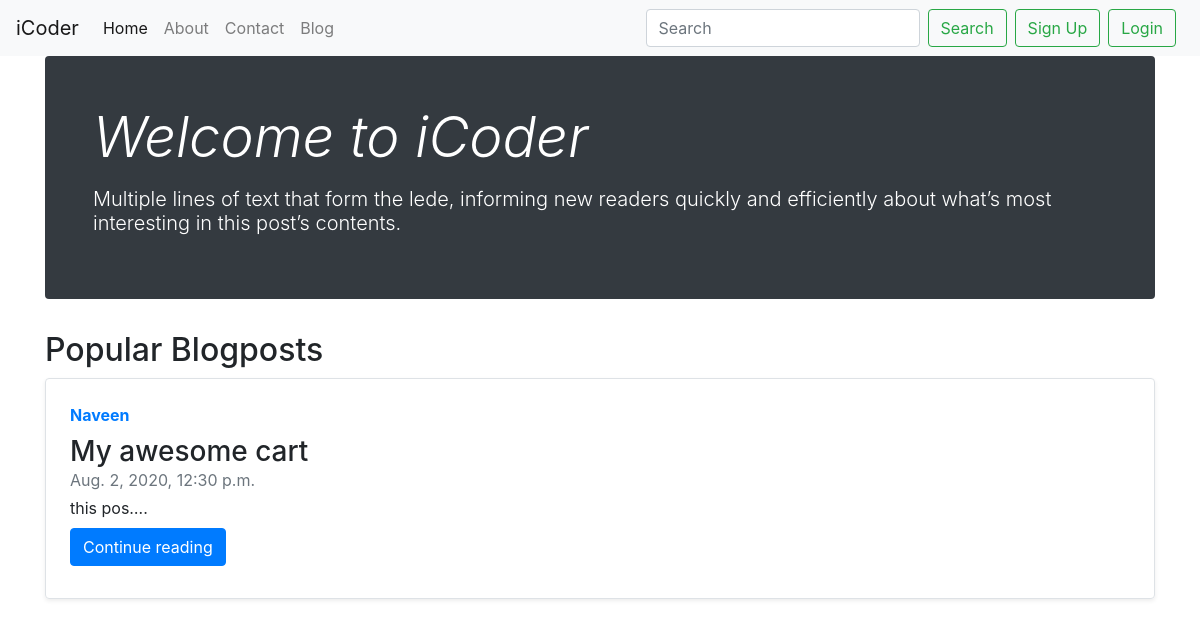
The page / on the database its author committed.
### blog/models.py (models this page shows, shortened)
class Post(models.Model):
    sno = models.AutoField(primary_key=True)
    title = models.CharField(max_length=30)
    content = models.TextField()
    author = models.CharField(max_length=12)
    slug = models.SlugField(max_length=78)
    timestamp = models.DateTimeField(blank=True)

### home/views.py (the view)
# urls.py: path('',views.home, name="home"),
def home(requests):
    allPosts = Post.objects.all()
    context = {'allPosts': allPosts}
    return render(requests, 'home/home.html', context)

### templates/home/home.html (shortened to what this page needs)
{% extends 'base.html' %}
{% block homeactive %}active {% endblock homeactive %}
{% block body %}
<div class="container">
    <div class="jumbotron p-4 p-md-5 text-white rounded bg-dark">
        <div class="display-4">
            <h1 class="display-4 font-italic">Welcome to iCoder </h1>
            <p class="lead my-3">Multiple lines of text that form the lede, informing new readers quickly and
                efficiently about what’s most interesting in this post’s contents.</p>
        </div>
    </div>
    <h2>Popular Blogposts</h2>
    {% for post in allPosts   %}
    <div class="row no-gutters border rounded overflow-hidden flex-md-row mb-4 shadow-sm h-md-250 position-relative">
        <div class="col p-4 d-flex flex-column position-static">
            <strong class="d-inline-block mb-2 text-primary">{{post.author}}</strong>
            <h3 class="mb-0">{{post.title}}</h3>
            <div class="mb-1 text-muted">{{post.timestamp}}</div>
            <p class="card-text mb-auto">{{post.content|truncatechars:9}}.</p>
            <div class="my-2">
                <a href="/blog/{{post.slug}}" role="button" type="submit" class="btn btn-primary">Continue reading</a>
            </div>
         </div>
    </div>
    {% endfor %}
 {% endblock body %}

### rows shown on the page
Post: author "Naveen", title "My awesome cart", timestamp "Aug. 2, 2020, 12:30 p.m.", content "this pos…"
